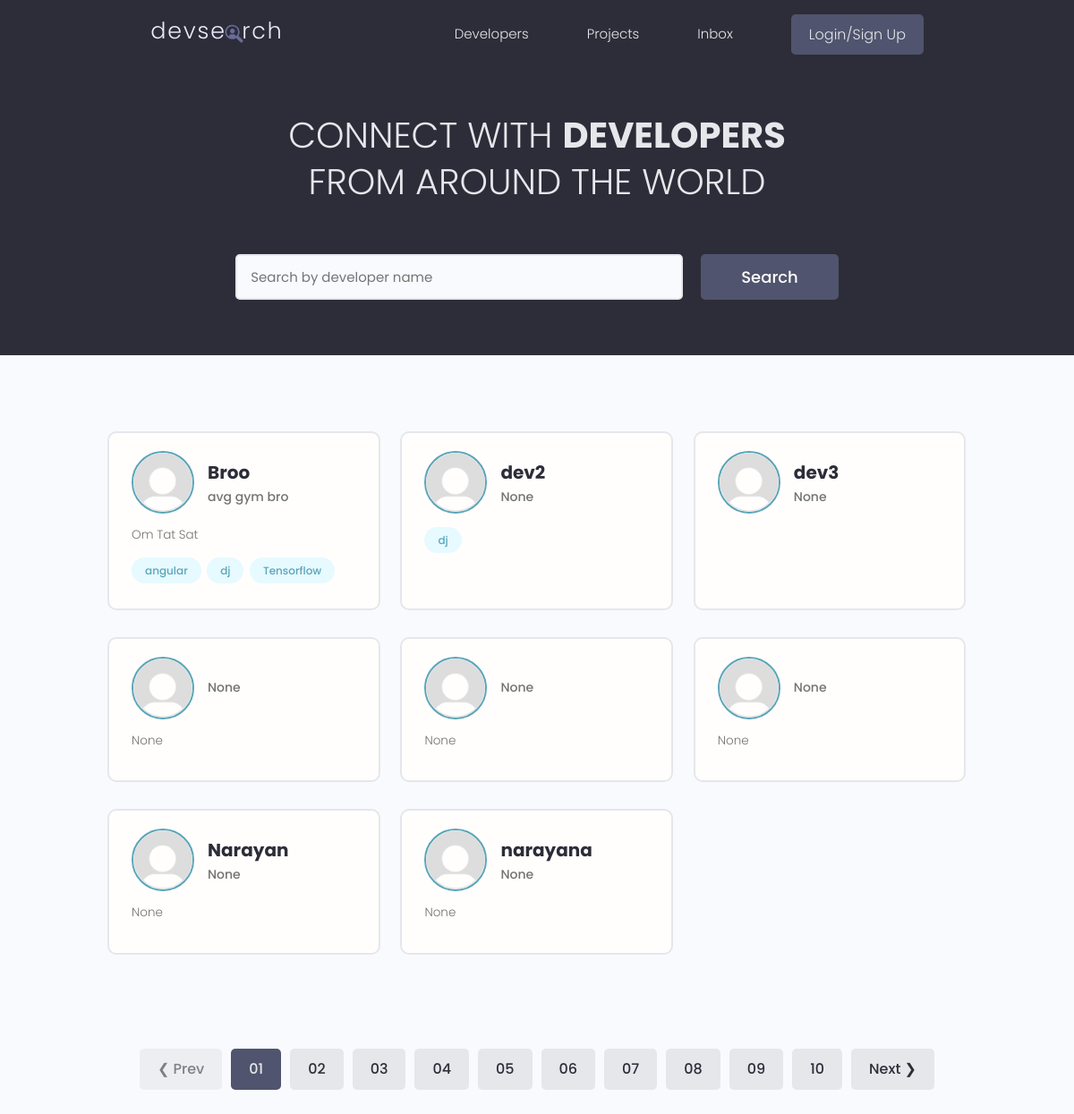
/, run on an earlier commit of the app's database.
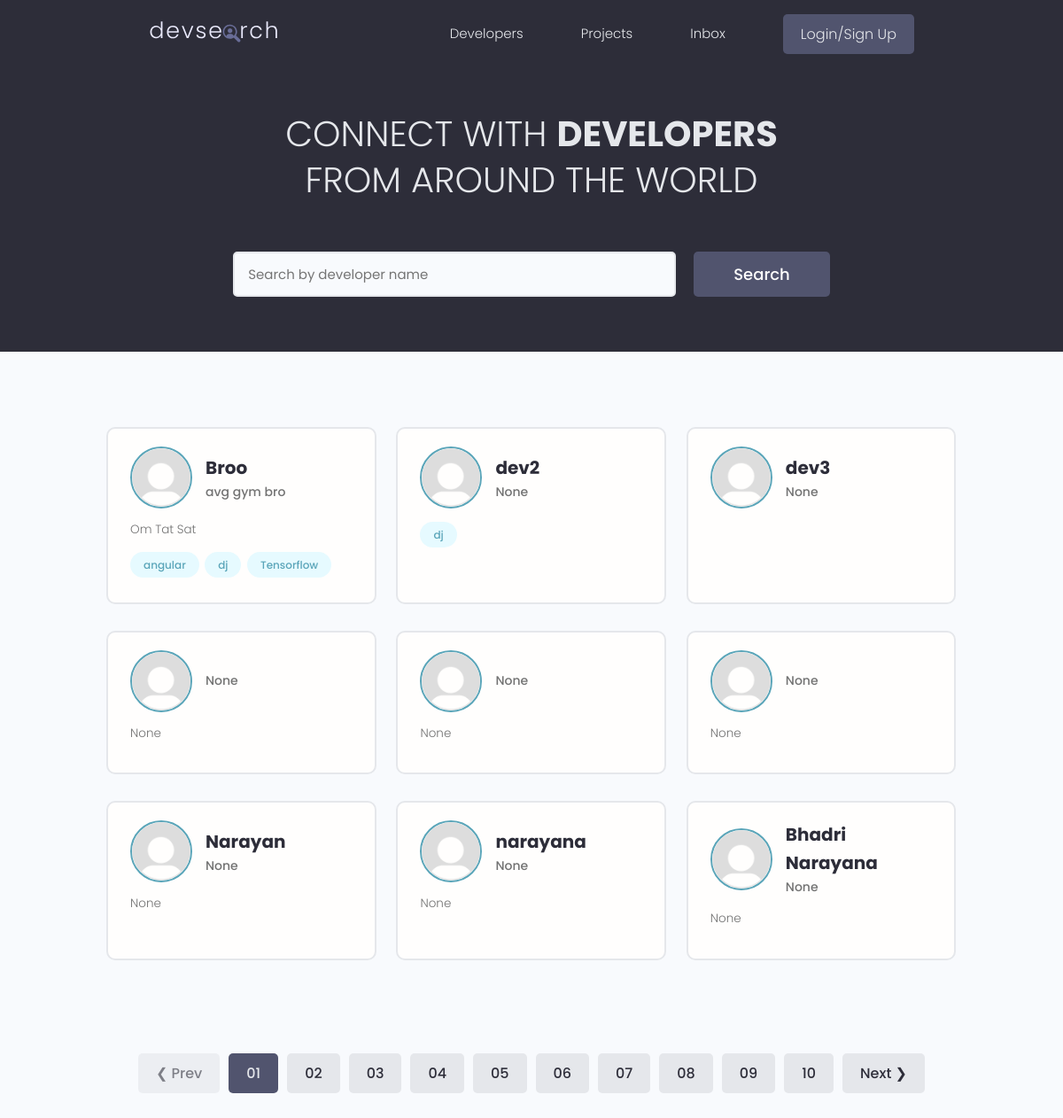
And on a later commit of the database.
### users/models.py (models this page shows, shortened)
class Profile(models.Model):
    user = models.OneToOneField(User, on_delete = models.CASCADE, null = True, blank = True)
    name = models.CharField(max_length = 200, blank = True, null = True)
    username = models.CharField(max_length=200, blank = True, null = True)
    location = models.CharField(max_length=200, blank = True, null = True)
    email = models.EmailField(max_length = 500, blank = True, null = True)
    short_intro = models.CharField(max_length = 200, blank = True, null = True)
    bio = models.TextField(blank = True, null = True)
    profile_image = models.ImageField(null = True, blank = True, upload_to = 'profiles/', default="profiles/default.png")
    social_github = models.CharField(max_length = 200, blank=True, null = True)
    social_twitter = models.CharField(max_length = 200, blank=True, null = True)
    social_linkedin = models.CharField(max_length = 200, blank=True, null = True)
    social_youtube = models.CharField(max_length = 200, blank=True, null = True)
    social_website = models.CharField(max_length = 200, blank=True, null = True)
    created = models.DateTimeField(auto_now_add=True)
    id = models.UUIDField(default = uuid.uuid4, primary_key=True, unique=True, editable=False)

class Skill(models.Model):
    owner = models.ForeignKey(Profile, on_delete=models.CASCADE, null = True, blank = True)
    name = models.CharField(max_length=200, blank= True, null = True)
    description = models.TextField(null = True, blank = True)
    created = models.DateTimeField(auto_now_add=True)
    id = models.UUIDField(default=uuid.uuid4, unique=True,primary_key=True, editable=False)

### users/views.py (the view)
# urls.py: path('', views.profiles, name = 'profiles'),
def profiles(request):
    profiles = Profile.objects.all()
    return render(request, 'users/profiles.html', {'profiles':profiles})

### users/templates/users/profiles.html (shortened to what this page needs)
{% extends 'main.html' %}
{% block content %}
<main class="home">
    <section class="hero-section text-center">
      <div class="container container--narrow">
        <div class="hero-section__box">
          <h2>CONNECT WITH <span>DEVELOPERS</span></h2>
          <h2>FROM AROUND THE WORLD</h2>
        </div>
        <div class="hero-section__search">
          <form class="form" action="#" method="get">
            <div class="form__field">
              <input class="input input--text" id="formInput#search" type="text" name="text"
                placeholder="Search by developer name" />
            </div>
            <input class="btn btn--sub btn--lg" type="submit" value="Search" />
          </form>
        </div>
      </div>
    </section>
    <section class="devlist">
      <div class="container">
        <div class="grid grid--three">
            {% for profile in  profiles%}
          <div class="column card">
            <div class="dev">
              <a href="{% url 'profile' profile.id %}" class="card__body">
                <div class="dev__profile">
                  <img class="avatar avatar--md" src="{{profile.profile_image.url}}" alt="image" />
                  <div class="dev__meta">
                    <h3>{{profile.name}}</h3>
                    <h5>{{profile.short_intro|slice:"60"}}</h5>
                  </div>
                </div>
                <p class="dev__info">
                  {{profile.bio| slice:"150"}}
                </p>
                <div class="dev__skills">
                 {% for skill in  profile.skill_set.all|slice:"5"%}
                  <span class="tag tag--pill tag--main">
                    <small>{{skill.name}}</small>
                  </span>
                  {% endfor %}
                </div>
              </a>
            </div>
          </div>
          {% endfor %}
        </div>
      </div>
    </section>
    <div class="pagination">
      <ul class="container">
        <li><a href="#" class="btn btn--disabled">&#10094; Prev</a></li>
        <li><a href="#" class="btn btn--sub">01</a></li>
        <li><a href="#" class="btn">02</a></li>
        <li><a href="#" class="btn">03</a></li>
        <li><a href="#" class="btn">04</a></li>
        <li><a href="#" class="btn">05</a></li>
        <li><a href="#" class="btn">06</a></li>
        <li><a href="#" class="btn">07</a></li>
        <li><a href="#" class="btn">08</a></li>
        <li><a href="#" class="btn">09</a></li>
        <li><a href="#" class="btn">10</a></li>
        <li><a href="#" class="btn">Next &#10095;</a></li>
      </ul>
    </div>
  </main>
{% endblock content %}

What changed in the data, as far as the page shows it:
added Profile: profile_image (placeholder picture), name "Bhadri Narayana", short_intro "None", bio "None"
